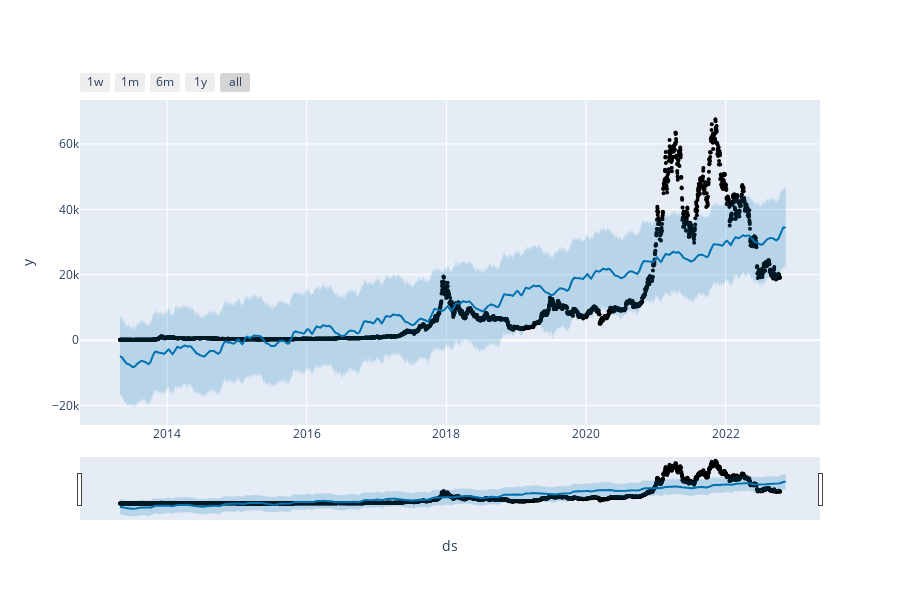

The notebook cell saved with this chart:
### Code cell
plot_plotly(model, forecast)

### Figure 1 — Plotly figure (JSON) as saved in the notebook; plotly's stock layout.template omitted (floating-point values rounded to 4 significant figures; data arrays with more than 128 entries replaced by an {"elided": "..."} marker saying what was removed)
{"data": [{"marker": {"color": "black", "size": 4}, "mode": "markers", "name": "Actual", "type": "scatter", "x": {"elided": "3448 str values"}, "y": {"elided": "3448 float values"}}, {"hoverinfo": "skip", "line": {"width": 0}, "mode": "lines", "type": "scatter", "x": {"elided": "3478 str values"}, "y": {"elided": "3478 float values"}}, {"fill": "tonexty", "fillcolor": "rgba(0, 114, 178, 0.2)", "line": {"color": "#0072B2", "width": 2}, "mode": "lines", "name": "Predicted", "type": "scatter", "x": {"elided": "3478 str values"}, "y": {"elided": "3478 float values"}}, {"fill": "tonexty", "fillcolor": "rgba(0, 114, 178, 0.2)", "hoverinfo": "skip", "line": {"width": 0}, "mode": "lines", "type": "scatter", "x": {"elided": "3478 str values"}, "y": {"elided": "3478 float values"}}], "layout": {"height": 600, "showlegend": false, "width": 900, "xaxis": {"rangeselector": {"buttons": [{"count": 7, "label": "1w", "step": "day", "stepmode": "backward"}, {"count": 1, "label": "1m", "step": "month", "stepmode": "backward"}, {"count": 6, "label": "6m", "step": "month", "stepmode": "backward"}, {"count": 1, "label": "1y", "step": "year", "stepmode": "backward"}, {"step": "all"}]}, "rangeslider": {"visible": true}, "title": {"text": "ds"}, "type": "date"}, "yaxis": {"title": {"text": "y"}}}}
